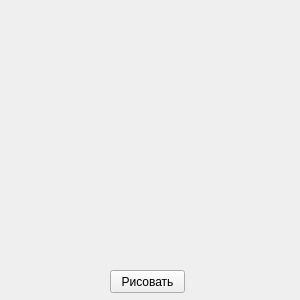
<?xml version="1.0" encoding="UTF-8"?>
<ui version="4.0">
 <class>MainWindow</class>
 <widget class="QMainWindow" name="MainWindow">
  <property name="geometry">
   <rect>
    <x>0</x>
    <y>0</y>
    <width>300</width>
    <height>300</height>
   </rect>
  </property>
  <property name="windowTitle">
   <string>Git и желтые окружности</string>
  </property>
  <widget class="QWidget" name="centralwidget">
   <widget class="QPushButton" name="pushButton">
    <property name="geometry">
     <rect>
      <x>110</x>
      <y>270</y>
      <width>75</width>
      <height>23</height>
     </rect>
    </property>
    <property name="text">
     <string>Рисовать</string>
    </property>
   </widget>
  </widget>
 </widget>
 <resources/>
 <connections/>
</ui>
